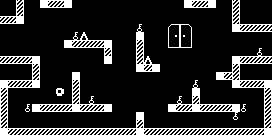

Below is a game level as drawn by its tile map, then a one-line description and the .tmx that defines it (tile-layer data replaced by summaries):
An orthogonal 34x17 tile map with 8x8 px tiles, 2 tile layers (Tile Layer 1, background) and 5 objects (3x 6, 2x 3).

<map version="1.0" orientation="orthogonal" renderorder="right-down" width="34" height="17" tilewidth="8" tileheight="8" nextobjectid="22">
 <properties>
  <property name="color1" value="37" />
  <property name="color2" value="37" />
  <property name="emmitercolor" value="81" />
  <property name="enemycolor" value="65" />
  <property name="hudcolor" value="66" />
  <property name="music" value="8" />
  <property name="name" value="spooky" />
  <property name="tilecolor" value="66" />
 </properties>
 <tileset firstgid="1" name="pacman" tilewidth="8" tileheight="8">
  <image source="tileset.png" width="160" height="200" />
 </tileset>
 <layer name="Tile Layer 1" width="34" height="17">
  <properties>
   <property name="texture" value="tileset" />
  </properties>
  <data>[578 cells, 154 non-empty, 19 distinct tile ids]</data>
 </layer>
 <objectgroup name="enemies">
  <properties>
   <property name="_type" value="1" />
   <property name="sizex" value="16" />
   <property name="sizey" value="16" />
   <property name="speedx" value="30" />
   <property name="speedy" value="30" />
   <property name="texture" value="enemies_16x16" />
  </properties>
  <object id="10" type="6" x="92" y="92">
   <properties>
    <property name="adelay" value="300" />
    <property name="areverse" value="1" />
    <property name="reverse" value="0" />
   </properties>
   <polyline points="0,0 0,-32 -32,-32 -32,4 -72,4 -72,28 32,28 32,0 0,0" />
  </object>
  <object id="14" type="6" x="160" y="120">
   <properties>
    <property name="adelay" value="300" />
    <property name="areverse" value="1" />
    <property name="reverse" value="0" />
   </properties>
   <polyline points="0,0 0,-24 24,-24 24,-40 48,-40 48,-24 92,-24 92,0 0,0" />
  </object>
  <object id="16" type="3" x="161" y="56">
   <properties>
    <property name="adelay" value="300" />
    <property name="areverse" value="1" />
    <property name="reverse" value="0" />
   </properties>
   <polyline points="0,0 0,-40 40,-40 40,0 0,0" />
  </object>
  <object id="17" type="6" x="124" y="76">
   <properties>
    <property name="adelay" value="300" />
    <property name="areverse" value="1" />
    <property name="offset" value="30" />
   </properties>
   <polyline points="0,0 0,-60" />
  </object>
  <object id="21" type="3" x="155" y="86">
   <properties>
    <property name="adelay" value="300" />
    <property name="areverse" value="1" />
    <property name="offset" value="0" />
    <property name="reverse" value="0" />
   </properties>
   <polyline points="46,-70 46,-30 6,-30 6,-70 46,-70" />
  </object>
 </objectgroup>
 <layer name="background" width="34" height="17">
  <properties>
   <property name="texture" value="tileset" />
  </properties>
  <data>[578 cells, 9 non-empty, 9 distinct tile ids]</data>
 </layer>
</map>
